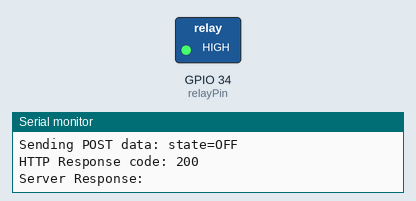
This sketch was run on a simulated ESP32. Shown: switched loads named in the sketch (green lamp = pin HIGH), the last lines printed to the serial monitor. WiFi joins after 1.5 s; servers stay silent unless stated; uploads are accepted with an empty reply.

Above: at 5.9 s.
At 15.2 s:
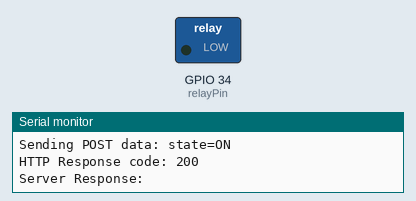
Timing chart, 0 to 27.7 s (numbered marks = the images above):
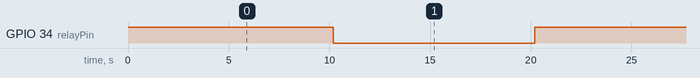

The sketch:

sketch_nov18a.ino
```cpp
#include <WiFi.h>
#include <HTTPClient.h>

// --- 1. CONFIGURATION: REPLACE THESE VALUES ---
const char* ssid = "ZTE Blade V50 Design";      // Your Wi-Fi network name
const char* password = "123802813650";          // Your Wi-Fi password
const char* serverIp = "10.56.196.107";         // Your XAMPP PC's IPv4 address
const int serverPort = 80;                      // Standard HTTP port
const char* serverPath = "/esp32_data/post_data.php";

// --- 2. RELAY PIN DEFINITION ---
const int relayPin = 34;      // Relay IN pin connected to GPIO 16 (Digital Output)

// --- 3. LOGGING PARAMETERS ---
// Change the state every 10 seconds (10000 ms)
const long stateChangeInterval = 10000;
unsigned long lastStateChangeTime = 0;

// State variables
int relayState = HIGH; // Initialize relay to OFF state (often HIGH is OFF for active-LOW relays)

// --- FUNCTION PROTOTYPES ---
void connectWiFi();
void sendDataToServer(String stateStatus);


// --- 4. SETUP FUNCTION ---
void setup() {
  Serial.begin(115200);

  // Initialize the relay pin as an output
  pinMode(relayPin, OUTPUT);

  // Set initial state (HIGH for OFF in an active-LOW relay module)
  digitalWrite(relayPin, relayState);

  connectWiFi();
  Serial.println("Relay Control System Armed.");

  // Log the initial state
  sendDataToServer("OFF");
}


// --- 5. MAIN LOOP ---
void loop() {
  if (WiFi.status() != WL_CONNECTED) {
    connectWiFi(); // Attempt to reconnect if disconnected
    return;
  }

  // Check if it's time to toggle the relay state
  if (millis() - lastStateChangeTime >= stateChangeInterval) {
    lastStateChangeTime = millis();

    // Toggle the state
    if (relayState == HIGH) {
      relayState = LOW; // Turn ON (assuming active-LOW module)
      Serial.println("Relay State: ON");
      sendDataToServer("ON");
    } else {
      relayState = HIGH; // Turn OFF
      Serial.println("Relay State: OFF");
      sendDataToServer("OFF");
    }

    // Apply the new state to the physical pin
    digitalWrite(relayPin, relayState);
  }
}


// --- 6. HELPER FUNCTIONS ---

void connectWiFi() {
  Serial.print("Connecting to ");
  Serial.println(ssid);
  WiFi.begin(ssid, password);

  while (WiFi.status() != WL_CONNECTED) {
    delay(500);
    Serial.print(".");
    if (millis() > 30000 && WiFi.status() != WL_CONNECTED) {
        Serial.println("\nWiFi connection failed, rebooting...");
        // ESP.restart(); // Optionally reboot on failure
    }
  }

  Serial.println("\nWiFi connected.");
  Serial.print("ESP32 IP address: ");
  Serial.println(WiFi.localIP());
}

void sendDataToServer(String stateStatus) {
  if (WiFi.status() == WL_CONNECTED) {
    HTTPClient http;
    String serverUrl = "http://" + String(serverIp) + ":" + String(serverPort) + String(serverPath);

    http.begin(serverUrl);
    http.addHeader("Content-Type", "application/x-www-form-urlencoded");

    // Create POST data string using the key 'state'
    String postData = "state=" + stateStatus;

    Serial.print("Sending POST data: ");
    Serial.println(postData);

    int httpResponseCode = http.POST(postData);

    if (httpResponseCode > 0) {
      Serial.print("HTTP Response code: ");
      Serial.println(httpResponseCode);
      String response = http.getString();
      Serial.print("Server Response: ");
      Serial.println(response);
    } else {
      Serial.print("Error in HTTP request: ");
      Serial.println(httpResponseCode);
    }
    http.end();
  } else {
    Serial.println("WiFi Disconnected. Cannot send data.");
  }
}
```

Measured:
- by itself, GPIO 34 (relayPin): alternates HIGH for 10.0 s and LOW for 10.0 s
